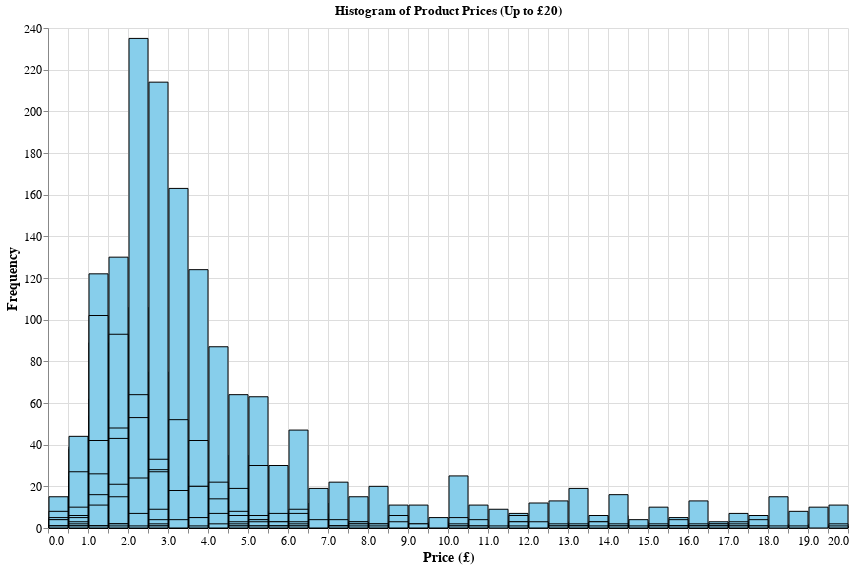

The notebook cell this image was saved under:
### Code cell
# Filter data to include only prices <= £20
filtered_prices = prices_df[prices_df['price'] <= 20]

# Create the histogram
histogram = alt.Chart(filtered_prices).mark_bar(
    color='skyblue', stroke='black'
).encode(
    x=alt.X(
        'price:Q',
        bin=alt.Bin(step=0.5),  # Bin size
        title='Price (£)'
    ),
    y=alt.Y(
        'count()',
        title='Frequency'
    ),
    tooltip=[
        alt.Tooltip('price:Q', title='Price (£)', format=".2f"),
        alt.Tooltip('count():Q', title='Frequency')
    ]
).properties(
    title='Histogram of Product Prices (Up to £20)',
    width=800,
    height=500
).configure_axis(
    grid=True,
    labelFontSize=12,
    titleFontSize=14
).configure_view(
    strokeWidth=0  # Remove border around chart
)

# Display the histogram
histogram.show()

### Figure 1 — Vega-Lite specification as saved in the notebook (floating-point values rounded to 4 significant figures; data arrays with more than 128 entries replaced by an {"elided": "..."} marker saying what was removed)
{"config": {"view": {"continuousWidth": 300, "continuousHeight": 300, "strokeWidth": 0}, "axis": {"grid": true, "labelFontSize": 12, "titleFontSize": 14}}, "data": {"name": "data-6b5c64c84ae4e6ebfbd18b68d5cb9087"}, "mark": {"type": "bar", "color": "skyblue", "stroke": "black"}, "encoding": {"tooltip": [{"field": "price", "format": ".2f", "title": "Price (£)", "type": "quantitative"}, {"aggregate": "count", "title": "Frequency", "type": "quantitative"}], "x": {"bin": {"step": 0.5}, "field": "price", "title": "Price (£)", "type": "quantitative"}, "y": {"aggregate": "count", "title": "Frequency", "type": "quantitative"}}, "height": 500, "title": "Histogram of Product Prices (Up to £20)", "width": 800, "$schema": "https://vega.github.io/schema/vega-lite/v5.20.1.json", "datasets": {"data-6b5c64c84ae4e6ebfbd18b68d5cb9087": {"elided": "4804 records"}}}
